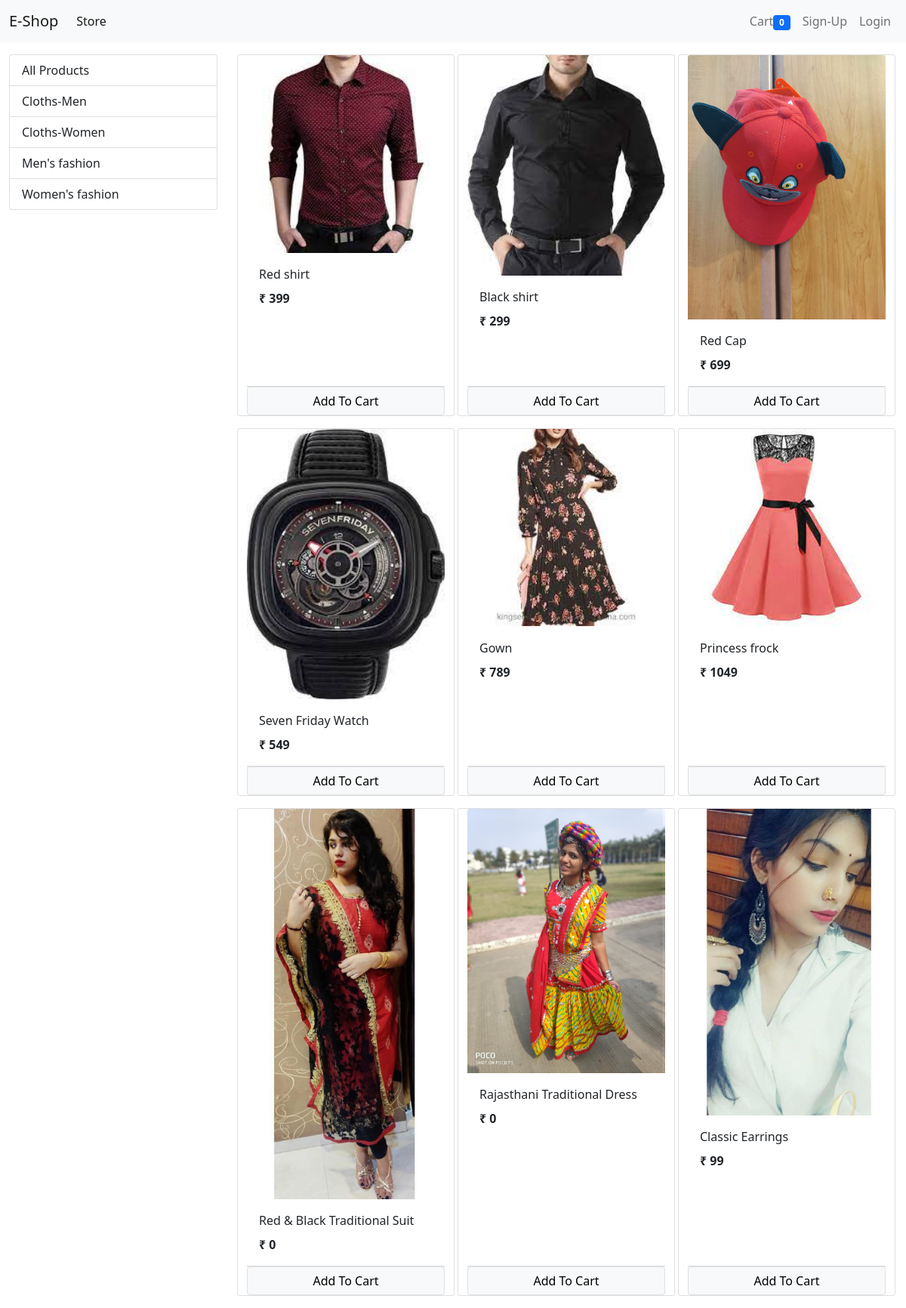
The page / on the database its author committed.
### store/models/category.py (models this page shows, shortened)
class Category(models.Model):
	name = models.CharField(max_length = 20)
	@staticmethod
	def get_all_categories():
		return Category.objects.all()

### store/models/product.py (models this page shows, shortened)
class Product(models.Model):
	name = models.CharField(max_length = 50)
	price = models.IntegerField(default = 0)
	category = models.ForeignKey(Category , on_delete = models.CASCADE , default = 1)
	description = models.CharField(max_length = 200 , default = " ",null = True,blank = True)
	image = models.ImageField(upload_to = 'uploads/products/')
	@staticmethod
	def get_all_products():
		return Product.objects.all()

### store/views/home.py (the view, shortened to what this page needs)
# urls.py: path('',Index.as_view(), name = 'homepage'),
class Index(View):
	def get(self ,request):
		cart = request.session.get('cart')
		if not cart:
			request.session['cart'] = {}
		products = None
		categories = Category.get_all_categories()
		categoryID = request.GET.get('category')
		if categoryID:
			products = Product.get_all_products_by_category_id(categoryID)
		else:
			products = Product.get_all_products()
		data = {}
		data['products'] = products
		data['categories'] = categories
		return render(request, 'index.html',data)

### store/templatetags/cart.py (called while the page is built)
@register.filter(name = 'is_in_cart')
def is_in_cart(product , cart):
	keys = cart.keys()
	for id in keys:
		if int(id) == product.id:
			return True
	return False

### store/templatetags/custom_filter.py (called while the page is built)
@register.filter(name = 'currency')
def currency(number):
	return "₹ "+str(number)

### store/templates/index.html (shortened to what this page needs)
{% extends "base.html" %}
{% block content %}
{% load cart %}
{% load custom_filter %}
<div class="container-fluid mt-3">
	<div class="row">
		<div class="col-lg-3 mx-auto">
			<div class="list-group">
				<a href="/" class="list-group-item list-group-item-action ">All Products</a>
				{% for category in categories %}
				    <a href="/?category={{category.id}}" class="list-group-item list-group-item-action ">{{category.name}}</a>
				{% endfor %}
			</div>
		</div>
		<div id="products" class="col-lg-9 mx-auto">
			<div class="row mx-auto">
{% for product in products %}
    <div class="card mx-auto mb-3" id="{{product.id}}" style="width: 18rem;">
    <img src="{{product.image.url}}" class="card-img-top" alt="...">
    <div class="card-body">
    <p class="card-title">{{product.name}}</p>
    <p class="card-text"><b>{{product.price|currency}}</b></p>
    </div>
    <div class="card-footer p-0 no-gutters">
    	{% if product|is_in_cart:request.session.cart %}
    	    <div class="row no-gutters">
    	        <form action="/#{{product.id}}" method="POST" class="col-2">
    	        	{% csrf_token %}
    	        	<input hidden type="text" name="product" value="{{product.id}}" >
    	        	<input hidden type="text" name="remove" value="True" >
    	        	<input type="submit" value="-" class="btn btn-block btn-secondary">
    	        </form>
    	        <div class="text-center col"> {{product|cart_count:request.session.cart}} in cart</div>
    	        <form action="/#{{product.id}}" method="POST" class="col-2">
    	        	{% csrf_token %}
    	        	<input hidden type="text" name="product" value="{{product.id}}" >
    	        	<input type="submit" value="+" class="btn btn-block btn-secondary">
    	        </form>
            </div>
    	{% else %}
    	    <form action="/#{{product.id}}" method="POST" class="btn-block">
    	        <input type="submit" value="Add To Cart" class="float-right btn btn-light border form-control">
            </form>
        {% endif %}
    </div>
    </div>
{% endfor %}
</div>
		</div>
	</div>
</div>
{% endblock %}

### store/templates/base.html (shortened to what this page needs)
<!doctype html>
<html lang="en">
  <head>
    <link href="https://cdn.jsdelivr.net/npm/bootstrap@5.0.0/dist/css/bootstrap.min.css" rel="stylesheet">
  </head>
  <body>
<nav class="navbar navbar-expand-lg navbar-light bg-light">
  <div class="container-fluid">
    <a class="navbar-brand" href="/">E-Shop</a>
    <div class="collapse navbar-collapse" id="navbarSupportedContent">
      <ul class="navbar-nav me-auto mb-2 mb-lg-0">
        <li class="nav-item">
          <a class="nav-link active" aria-current="page" href="#">Store</a>
        </li>
      </ul>
      <ul class="navbar-nav my-2 my-lg-0">
        <li class="nav-item">
          <a class="nav-link " aria-current="page" href="/cart">Cart<span class="badge bg-primary">{{request.session.cart.keys|length}}</span></a>
        </li>
      {% if request.session.customer %}
        <li class="nav-item">
          <a class="nav-link " aria-current="page" href="/orders">Orders</a>
        </li>
        <li class="nav-item">
          <a class="nav-link " aria-current="page" href="/logout">LogOut</a>
        </li>
      {% else %}
        <li class="nav-item">
          <a class="nav-link " aria-current="page" href="/signup">Sign-Up</a>
        </li>
        <li class="nav-item">
          <a class="nav-link " aria-current="page" href="/login">Login</a>
        </li>
      {% endif %}
      </ul>
    </div>
  </div>
</nav>
{% block content %}
{% endblock %}
  </body>
</html>

### rows shown on the page
Category: name "Cloths-Men"
Category: name "Cloths-Women"
Category: name "Men's fashion"
Category: name "Women's fashion"
Product: {{ product.id }} 1 (drawn), image (picture), name "Red shirt", price "₹ 399"
Product: image (picture), name "Black shirt", price "₹ 299"
Product: image (picture), name "Red Cap", price "₹ 699"
Product: image (picture), name "Seven Friday Watch", price "₹ 549"
Product: image (picture), name "Gown", price "₹ 789"
Product: image (picture), name "Princess frock", price "₹ 1049"
Product: image (picture), name "Red & Black Traditional Suit", price "₹ 0"
Product: image (picture), name "Rajasthani Traditional Dress", price "₹ 0"
Product: image (picture), name "Classic Earrings", price "₹ 99"

### other values the page prints
{{ request.session.cart.keys|length }} "0"
